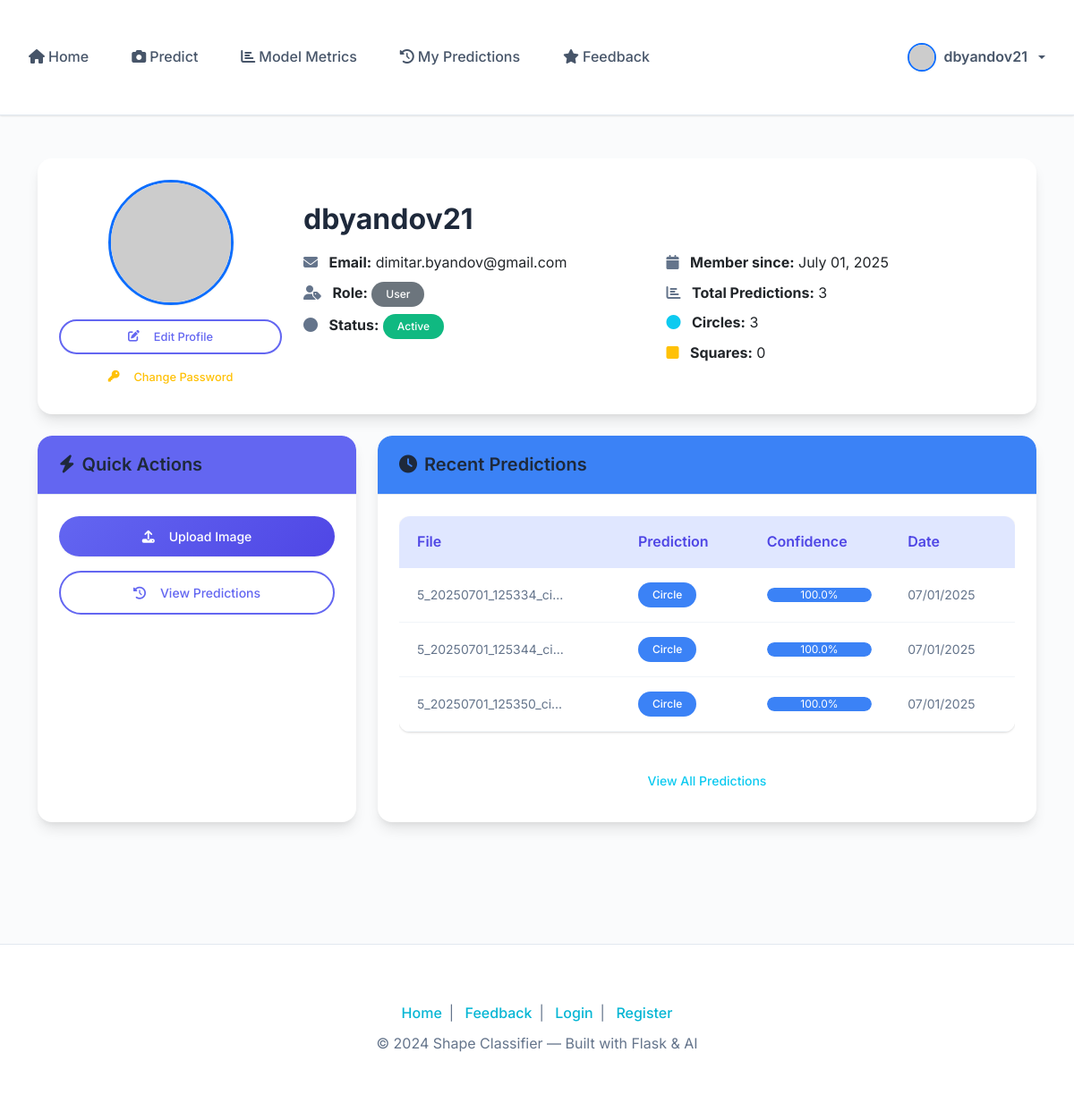
Before: /profile (signed in) with the older database file.
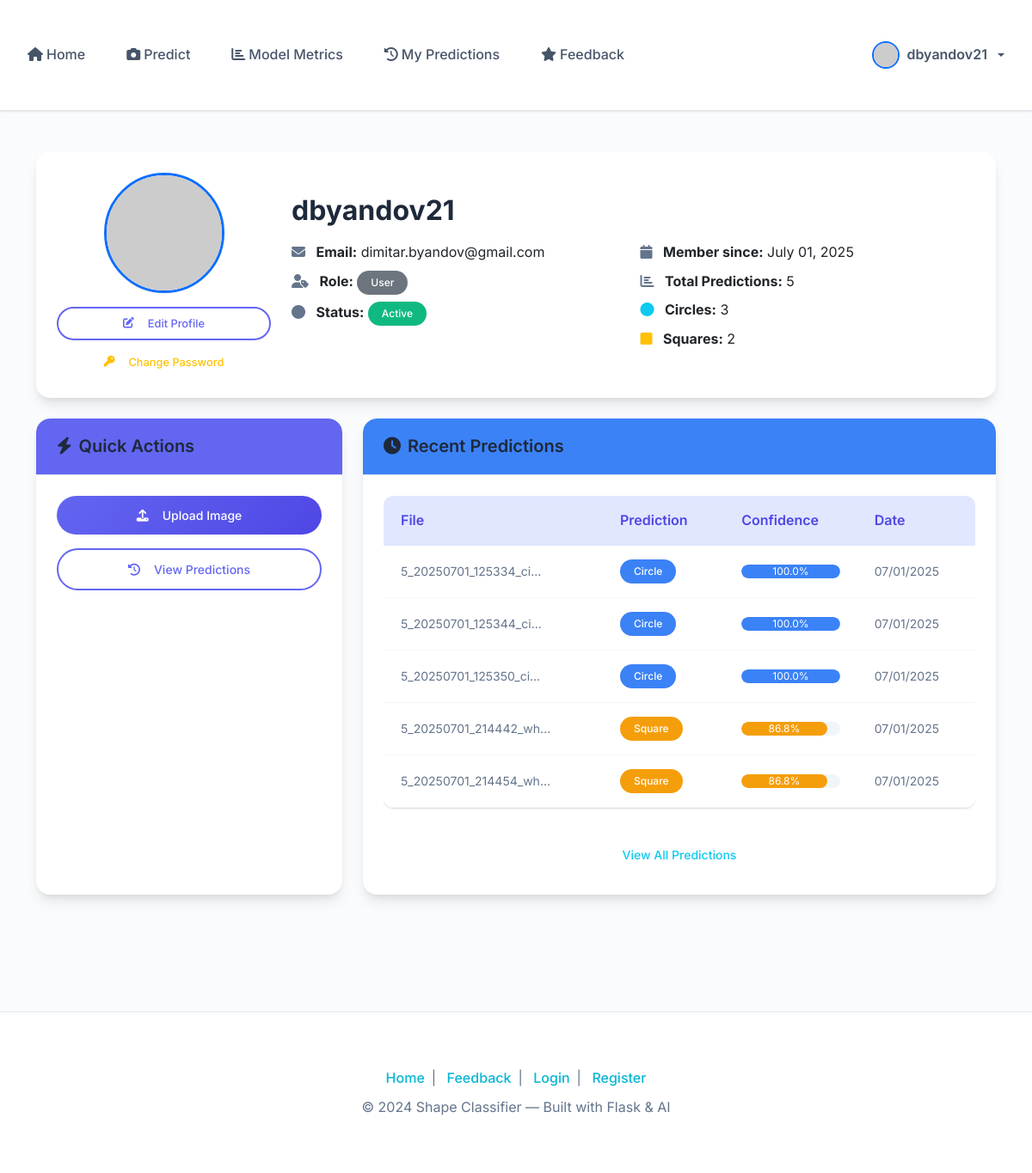
After: the same page with the newer database file.
### app/models/user.py (models this page shows, shortened)
class User(UserMixin, db.Model):
    id = db.Column(db.Integer, primary_key=True)
    username = db.Column(db.String(80), unique=True, nullable=False)
    email = db.Column(db.String(120), unique=True, nullable=False)
    password_hash = db.Column(db.String(128))
    profile_picture = db.Column(db.String(255), nullable=True)  # Store filename of profile picture
    role = db.Column(db.String(20), default='user')  # 'user' or 'admin'
    active = db.Column(db.Boolean, default=True)  # For deactivation
    created_at = db.Column(db.DateTime, default=datetime.utcnow)
    predictions = db.relationship('Prediction', backref='user', lazy=True)
    def is_admin(self):
        return self.role == 'admin'
    def get_prediction_count(self):
        return len(self.predictions)
    def get_circle_predictions(self):
        return len([p for p in self.predictions if p.prediction == 'Circle'])
    def get_square_predictions(self):
        return len([p for p in self.predictions if p.prediction == 'Square'])
    def get_profile_picture_url(self):
        if self.profile_picture:
            return f'/static/uploads/{self.profile_picture}'
        return f'https://ui-avatars.com/api/?name={self.username}&background=random&color=fff&size=200'

### app/models/prediction.py (models this page shows, shortened)
class Prediction(db.Model):
    id = db.Column(db.Integer, primary_key=True)
    user_id = db.Column(db.Integer, db.ForeignKey('user.id'), nullable=False)
    filename = db.Column(db.String(255), nullable=False)
    prediction = db.Column(db.String(20), nullable=False)  # 'Circle' or 'Square'
    confidence = db.Column(db.Float, nullable=True)
    created_at = db.Column(db.DateTime, default=datetime.utcnow)

### app/routes/main.py (the view)
@main.route('/profile')
@login_required
def profile():
    return render_template('main/profile.html')

### app/templates/main/profile.html (shortened to what this page needs)
{% extends 'base.html' %}
{% block content %}
<div class="container py-5">
    <div class="row">
        <div class="col-12 mb-4">
            <div class="card shadow-lg border-0 rounded-4">
                <div class="card-body p-4">
                    <div class="row align-items-center">
                        <div class="col-md-3 text-center">
                            <img src="{{ current_user.get_profile_picture_url() }}"
                                 alt="Profile Picture"
                                 class="rounded-circle border border-3 border-primary shadow-sm mb-3"
                                 style="width: 140px; height: 140px; object-fit: cover;">
                            <div class="d-grid gap-2">
                                <a href="{{ url_for('main.profile_settings') }}" class="btn btn-outline-primary btn-sm rounded-pill">
                                    <i class="fas fa-edit me-2"></i>Edit Profile
                                </a>
                                <a href="{{ url_for('main.change_password') }}" class="btn btn-outline-warning btn-sm rounded-pill">
                                    <i class="fas fa-key me-2"></i>Change Password
                                </a>
                            </div>
                        </div>
                        <div class="col-md-9">
                            <h2 class="mb-3 fw-bold">{{ current_user.username }}</h2>
                            <div class="row g-3">
                                <div class="col-md-6">
                                    <p class="mb-2">
                                        <i class="fas fa-envelope me-2 text-muted"></i>
                                        <strong>Email:</strong> {{ current_user.email }}
                                    </p>
                                    <p class="mb-2">
                                        <i class="fas fa-user-tag me-2 text-muted"></i>
                                        <strong>Role:</strong>
                                        <span class="badge bg-{% if current_user.is_admin() %}primary{% else %}secondary{% endif %} rounded-pill px-3 py-2">
                                            {{ current_user.role.title() }}
                                        </span>
                                    </p>
                                    <p class="mb-2">
                                        <i class="fas fa-circle me-2 text-muted"></i>
                                        <strong>Status:</strong>
                                        <span class="badge bg-{% if current_user.active %}success{% else %}danger{% endif %} rounded-pill px-3 py-2">
                                            {{ 'Active' if current_user.active else 'Inactive' }}
                                        </span>
                                    </p>
                                </div>
                                <div class="col-md-6">
                                    <p class="mb-2">
                                        <i class="fas fa-calendar me-2 text-muted"></i>
                                        <strong>Member since:</strong> {{ current_user.created_at.strftime('%B %d, %Y') }}
                                    </p>
                                    <p class="mb-2">
                                        <i class="fas fa-chart-bar me-2 text-muted"></i>
                                        <strong>Total Predictions:</strong> {{ current_user.get_prediction_count() }}
                                    </p>
                                    <p class="mb-2">
                                        <i class="fas fa-circle me-2 text-info"></i>
                                        <strong>Circles:</strong> {{ current_user.get_circle_predictions() }}
                                    </p>
                                    <p class="mb-2">
                                        <i class="fas fa-square me-2 text-warning"></i>
                                        <strong>Squares:</strong> {{ current_user.get_square_predictions() }}
                                    </p>
                                </div>
                            </div>
                        </div>
                    </div>
                </div>
            </div>
        </div>
        <div class="col-md-4 mb-4">
            <div class="card shadow-lg border-0 rounded-4 h-100">
                <div class="card-header bg-primary text-white rounded-top-4">
                    <h5 class="mb-0 fw-semibold">
                        <i class="fas fa-bolt me-2"></i>Quick Actions
                    </h5>
                </div>
                <div class="card-body">
                    <div class="d-grid gap-3">
                        <a href="{{ url_for('main.predict') }}" class="btn btn-primary rounded-pill">
                            <i class="fas fa-upload me-2"></i>Upload Image
                        </a>
                        <a href="{{ url_for('main.my_predictions') }}" class="btn btn-outline-primary rounded-pill">
                            <i class="fas fa-history me-2"></i>View Predictions
                        </a>
                    </div>
                </div>
            </div>
        </div>
        <div class="col-md-8 mb-4">
            <div class="card shadow-lg border-0 rounded-4 h-100">
                <div class="card-header bg-info text-white rounded-top-4">
                    <h5 class="mb-0 fw-semibold">
                        <i class="fas fa-clock me-2"></i>Recent Predictions
                    </h5>
                </div>
                <div class="card-body">
                    {% if current_user.predictions %}
                        <div class="table-responsive">
                            <table class="table table-hover align-middle">
                                <thead>
                                    <tr>
                                        <th>File</th>
                                        <th>Prediction</th>
                                        <th>Confidence</th>
                                        <th>Date</th>
                                    </tr>
                                </thead>
                                <tbody>
                                    {% for prediction in current_user.predictions[:5] %}
                                    <tr>
                                        <td>
                                            <small class="text-muted">{{ prediction.filename[:20] }}{% if prediction.filename|length > 20 %}...{% endif %}</small>
                                        </td>
                                        <td>
                                            <span class="badge bg-{% if prediction.prediction == 'Circle' %}info{% else %}warning{% endif %} rounded-pill px-3 py-2">
                                                {{ prediction.prediction }}
                                            </span>
                                        </td>
                                        <td>
                                            <div class="progress rounded-pill" style="height: 16px;">
                                                <div class="progress-bar bg-{% if prediction.prediction == 'Circle' %}info{% else %}warning{% endif %} rounded-pill"
                                                     style="width: {{ prediction.confidence * 100 }}%">
                                                    {{ "%.1f"|format(prediction.confidence * 100) }}%
                                                </div>
                                            </div>
                                        </td>
                                        <td>
                                            <small class="text-muted">{{ prediction.created_at.strftime('%m/%d/%Y') }}</small>
                                        </td>
                                    </tr>
                                    {% endfor %}
                                </tbody>
                            </table>
                        </div>
                        <div class="text-center mt-3">
                            <a href="{{ url_for('main.my_predictions') }}" class="btn btn-outline-info rounded-pill">
                                View All Predictions
                            </a>
                        </div>
                    {% endif %}
                </div>
            </div>
        </div>
    </div>
</div>
{% endblock %}

### app/templates/base.html (shortened to what this page needs)
<!DOCTYPE html>
<html lang="en">
<head>
    <link href="https://cdn.jsdelivr.net/npm/bootstrap@5.3.2/dist/css/bootstrap.min.css" rel="stylesheet">
    <link rel="stylesheet" href="https://cdnjs.cloudflare.com/ajax/libs/font-awesome/6.4.0/css/all.min.css">
    <link rel="stylesheet" href="{{ url_for('static', filename='css/custom.css') }}">
</head>
<body>
    <div class="sticky-top bg-white shadow-sm">
        {% include 'components/navbar.html' %}
    </div>
    <main>
        {% block content %}{% endblock %}
    </main>
    <footer class="footer">
        <div class="container">
            <div class="mb-2">
                <a href="{{ url_for('main.index') }}">Home</a>|
                <a href="{{ url_for('main.feedback') }}">Feedback</a>|
                <a href="{{ url_for('auth.login') }}">Login</a>|
                <a href="{{ url_for('auth.register') }}">Register</a>
            </div>
            <div>
                &copy; {{ 2024 }} Shape Classifier &mdash; Built with Flask &amp; AI
            </div>
        </div>
    </footer>
</body>
</html>

### app/templates/components/navbar.html (shortened to what this page needs)
<nav class="navbar navbar-expand-lg bg-white shadow-sm py-2 sticky-top">
  <div class="container-fluid">
    <div class="collapse navbar-collapse" id="navbarNavDropdown">
      <ul class="navbar-nav me-auto mb-2 mb-lg-0 align-items-lg-center gap-lg-2">
        <li class="nav-item">
          <a class="nav-link{% if request.endpoint == 'main.index' %} active{% endif %}" href="{{ url_for('main.index') }}">
            <i class="fas fa-home me-1"></i>Home
          </a>
        </li>
        {% if current_user.is_authenticated %}
        <li class="nav-item">
          <a class="nav-link" href="{{ url_for('main.predict') }}">
            <i class="fas fa-camera me-1"></i>Predict
          </a>
        </li>
        <li class="nav-item">
          <a class="nav-link" href="{{ url_for('main.model_evaluation') }}">
            <i class="fas fa-chart-bar me-1"></i>Model Metrics
          </a>
        </li>
        <li class="nav-item">
          <a class="nav-link{% if request.endpoint == 'main.my_predictions' %} active{% endif %}" href="{{ url_for('main.my_predictions') }}">
            <i class="fas fa-history me-1"></i>My Predictions
          </a>
        </li>
        <li class="nav-item">
          <a class="nav-link{% if request.endpoint == 'main.feedback' %} active{% endif %}" href="{{ url_for('main.feedback') }}">
            <i class="fas fa-star me-1"></i>Feedback
          </a>
        </li>
        {% endif %}
      </ul>
      <ul class="navbar-nav mb-2 mb-lg-0 align-items-lg-center gap-lg-2">
        {% if current_user.is_authenticated %}
        <li class="nav-item dropdown">
          <a class="nav-link dropdown-toggle d-flex align-items-center gap-2" href="#" id="userDropdown" role="button" data-bs-toggle="dropdown" aria-expanded="false">
            <img src="{{ current_user.get_profile_picture_url() }}"
                 alt="Profile"
                 class="rounded-circle border border-2 border-primary shadow-sm" style="width: 32px; height: 32px; object-fit: cover;">
            <span class="fw-semibold">{{ current_user.username }}</span>
          </a>
        </li>
        {% endif %}
      </ul>
    </div>
  </div>
</nav>

Changed rows visible on the page:
computed for Prediction "5_20250701_125334_ci": get_square_predictions "0" → "2"
added Prediction: filename "5_20250701_214442_wh", prediction "Square", prediction.confidence*100 "86.8", created_at "07/01/2025"
added Prediction: filename "5_20250701_214454_wh", prediction "Square", prediction.confidence*100 "86.8", created_at "07/01/2025"
Other visible differences:
{{ current_user.get_prediction_count() }}: "3" → "5"
